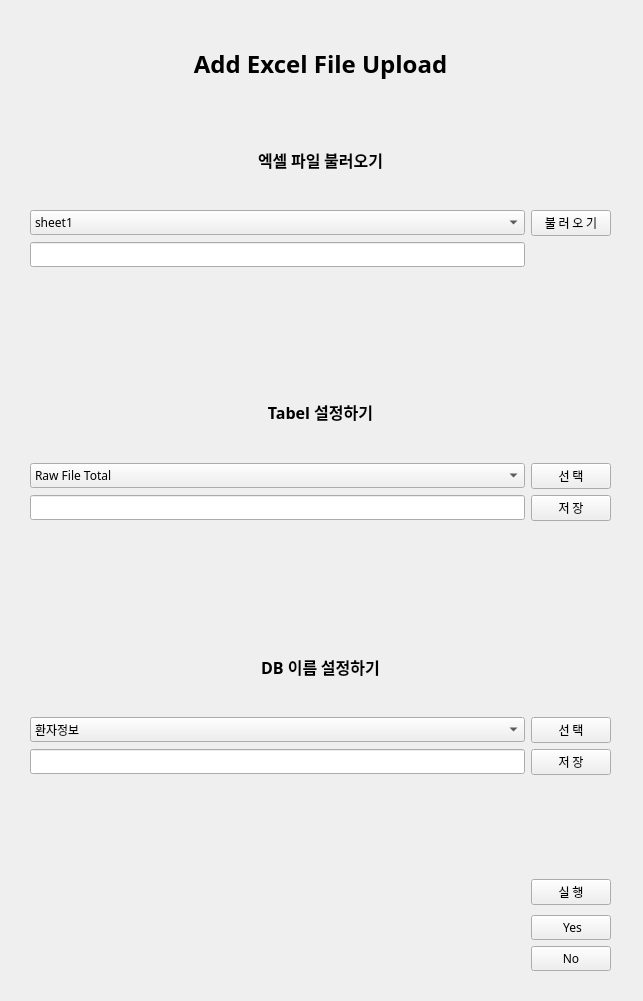
<?xml version="1.0" encoding="UTF-8"?>
<ui version="4.0">
 <class>Form</class>
 <widget class="QWidget" name="Form">
  <property name="geometry">
   <rect>
    <x>0</x>
    <y>0</y>
    <width>643</width>
    <height>1001</height>
   </rect>
  </property>
  <property name="windowTitle">
   <string>Form</string>
  </property>
  <widget class="QWidget" name="layoutWidget">
   <property name="geometry">
    <rect>
     <x>30</x>
     <y>20</y>
     <width>581</width>
     <height>951</height>
    </rect>
   </property>
   <layout class="QGridLayout" name="gridLayout_3">
    <item row="14" column="0" colspan="2">
     <widget class="QLabel" name="label_4">
      <property name="enabled">
       <bool>true</bool>
      </property>
      <property name="font">
       <font>
        <family>나눔스퀘어라운드 Bold</family>
        <pointsize>12</pointsize>
        <weight>75</weight>
        <bold>true</bold>
       </font>
      </property>
      <property name="text">
       <string>DB 이름 설정하기</string>
      </property>
      <property name="alignment">
       <set>Qt::AlignCenter</set>
      </property>
     </widget>
    </item>
    <item row="11" column="0">
     <widget class="QLineEdit" name="showtablename">
      <property name="font">
       <font>
        <family>나눔스퀘어라운드 Regular</family>
       </font>
      </property>
     </widget>
    </item>
    <item row="3" column="1">
     <widget class="QPushButton" name="add_importbtn">
      <property name="font">
       <font>
        <family>나눔스퀘어라운드 Regular</family>
       </font>
      </property>
      <property name="text">
       <string>불 러 오 기</string>
      </property>
     </widget>
    </item>
    <item row="16" column="1">
     <widget class="QPushButton" name="add_savebtn2">
      <property name="font">
       <font>
        <family>나눔스퀘어라운드 Regular</family>
       </font>
      </property>
      <property name="text">
       <string>저 장</string>
      </property>
     </widget>
    </item>
    <item row="11" column="1">
     <widget class="QPushButton" name="add_savebtn1">
      <property name="font">
       <font>
        <family>나눔스퀘어라운드 Regular</family>
       </font>
      </property>
      <property name="text">
       <string>저 장</string>
      </property>
     </widget>
    </item>
    <item row="15" column="1">
     <widget class="QPushButton" name="add_selectbtn2">
      <property name="font">
       <font>
        <family>나눔스퀘어라운드 Regular</family>
       </font>
      </property>
      <property name="text">
       <string>선 택</string>
      </property>
     </widget>
    </item>
    <item row="15" column="0">
     <widget class="QComboBox" name="setdbname">
      <property name="font">
       <font>
        <family>나눔스퀘어라운드 Regular</family>
       </font>
      </property>
      <item>
       <property name="text">
        <string>환자정보</string>
       </property>
      </item>
      <item>
       <property name="text">
        <string>진단</string>
       </property>
      </item>
      <item>
       <property name="text">
        <string>수술</string>
       </property>
      </item>
      <item>
       <property name="text">
        <string>혈액검사</string>
       </property>
      </item>
      <item>
       <property name="text">
        <string>간호기록(통합+진술문x)</string>
       </property>
      </item>
      <item>
       <property name="text">
        <string>간호기록(진술문o)</string>
       </property>
      </item>
      <item>
       <property name="text">
        <string>조직검사</string>
       </property>
      </item>
      <item>
       <property name="text">
        <string>마취기록</string>
       </property>
      </item>
      <item>
       <property name="text">
        <string>미생물</string>
       </property>
      </item>
      <item>
       <property name="text">
        <string>영상검사</string>
       </property>
      </item>
      <item>
       <property name="text">
        <string>수술기록지</string>
       </property>
      </item>
      <item>
       <property name="text">
        <string>내시경검사</string>
       </property>
      </item>
      <item>
       <property name="text">
        <string>항암제</string>
       </property>
      </item>
      <item>
       <property name="text">
        <string>외래초진</string>
       </property>
      </item>
      <item>
       <property name="text">
        <string>ASA</string>
       </property>
      </item>
     </widget>
    </item>
    <item row="10" column="0">
     <widget class="QComboBox" name="settablename">
      <property name="font">
       <font>
        <family>나눔스퀘어라운드 Regular</family>
       </font>
      </property>
      <item>
       <property name="text">
        <string>Raw File Total</string>
       </property>
      </item>
      <item>
       <property name="text">
        <string>Raw File(2012-2022)</string>
       </property>
      </item>
     </widget>
    </item>
    <item row="17" column="0" colspan="2">
     <widget class="QLabel" name="showtext3">
      <property name="font">
       <font>
        <family>나눔스퀘어라운드 Regular</family>
       </font>
      </property>
      <property name="text">
       <string>&lt;html&gt;&lt;head/&gt;&lt;body&gt;&lt;p align=&quot;justify&quot;&gt;&lt;br/&gt;&lt;/p&gt;&lt;/body&gt;&lt;/html&gt;</string>
      </property>
     </widget>
    </item>
    <item row="0" column="0" colspan="2">
     <widget class="QLabel" name="label_1">
      <property name="font">
       <font>
        <family>나눔스퀘어 ExtraBold</family>
        <pointsize>18</pointsize>
        <weight>75</weight>
        <italic>false</italic>
        <bold>true</bold>
        <underline>false</underline>
       </font>
      </property>
      <property name="text">
       <string>&lt;html&gt;&lt;head/&gt;&lt;body&gt;&lt;p align=&quot;center&quot;&gt;Add Excel File Upload&lt;/p&gt;&lt;/body&gt;&lt;/html&gt;</string>
      </property>
     </widget>
    </item>
    <item row="6" column="0" colspan="2">
     <widget class="QLabel" name="label_3">
      <property name="font">
       <font>
        <family>나눔스퀘어라운드 Bold</family>
        <pointsize>12</pointsize>
        <weight>75</weight>
        <bold>true</bold>
       </font>
      </property>
      <property name="text">
       <string>&lt;html&gt;&lt;head/&gt;&lt;body&gt;&lt;p align=&quot;center&quot;&gt;Tabel 설정하기&lt;/p&gt;&lt;/body&gt;&lt;/html&gt;</string>
      </property>
     </widget>
    </item>
    <item row="5" column="0" colspan="2">
     <widget class="QLabel" name="showtext1">
      <property name="font">
       <font>
        <family>나눔스퀘어라운드 Regular</family>
       </font>
      </property>
      <property name="text">
       <string/>
      </property>
     </widget>
    </item>
    <item row="16" column="0">
     <widget class="QLineEdit" name="showdbname">
      <property name="font">
       <font>
        <family>나눔스퀘어라운드 Regular</family>
       </font>
      </property>
     </widget>
    </item>
    <item row="4" column="0">
     <widget class="QLineEdit" name="showfilename">
      <property name="font">
       <font>
        <family>나눔스퀘어라운드 Regular</family>
       </font>
      </property>
     </widget>
    </item>
    <item row="20" column="0">
     <widget class="QLabel" name="showtext4">
      <property name="font">
       <font>
        <family>나눔스퀘어라운드 Regular</family>
       </font>
      </property>
      <property name="text">
       <string>&lt;html&gt;&lt;head/&gt;&lt;body&gt;&lt;p align=&quot;justify&quot;&gt;&lt;br/&gt;&lt;/p&gt;&lt;/body&gt;&lt;/html&gt;</string>
      </property>
     </widget>
    </item>
    <item row="10" column="1">
     <widget class="QPushButton" name="add_selectbtn1">
      <property name="font">
       <font>
        <family>나눔스퀘어라운드 Regular</family>
       </font>
      </property>
      <property name="text">
       <string>선 택</string>
      </property>
     </widget>
    </item>
    <item row="12" column="0" colspan="2">
     <widget class="QLabel" name="showtext2">
      <property name="font">
       <font>
        <family>나눔스퀘어라운드 Regular</family>
       </font>
      </property>
      <property name="text">
       <string/>
      </property>
     </widget>
    </item>
    <item row="3" column="0">
     <widget class="QComboBox" name="setsheet">
      <property name="font">
       <font>
        <family>나눔스퀘어라운드 Regular</family>
       </font>
      </property>
      <item>
       <property name="text">
        <string>sheet1</string>
       </property>
      </item>
      <item>
       <property name="text">
        <string>sheet2</string>
       </property>
      </item>
     </widget>
    </item>
    <item row="20" column="1">
     <widget class="QPushButton" name="add_actbtn">
      <property name="font">
       <font>
        <family>나눔스퀘어라운드 Regular</family>
       </font>
      </property>
      <property name="text">
       <string>실 행</string>
      </property>
     </widget>
    </item>
    <item row="2" column="0" colspan="2">
     <widget class="QLabel" name="label_2">
      <property name="enabled">
       <bool>true</bool>
      </property>
      <property name="font">
       <font>
        <family>나눔스퀘어라운드 Bold</family>
        <pointsize>12</pointsize>
        <weight>75</weight>
        <bold>true</bold>
       </font>
      </property>
      <property name="text">
       <string>엑셀 파일 불러오기</string>
      </property>
      <property name="alignment">
       <set>Qt::AlignCenter</set>
      </property>
     </widget>
    </item>
    <item row="21" column="1">
     <widget class="QPushButton" name="add_yesbtn">
      <property name="font">
       <font>
        <family>나눔스퀘어라운드 Regular</family>
       </font>
      </property>
      <property name="text">
       <string> Yes</string>
      </property>
     </widget>
    </item>
    <item row="22" column="1">
     <widget class="QPushButton" name="add_nobtn">
      <property name="font">
       <font>
        <family>나눔스퀘어라운드 Regular</family>
       </font>
      </property>
      <property name="text">
       <string>No</string>
      </property>
     </widget>
    </item>
    <item row="21" column="0" rowspan="2">
     <widget class="QLabel" name="showtext5">
      <property name="font">
       <font>
        <family>나눔스퀘어라운드 Regular</family>
       </font>
      </property>
      <property name="text">
       <string/>
      </property>
     </widget>
    </item>
   </layout>
  </widget>
 </widget>
 <resources/>
 <connections/>
</ui>
